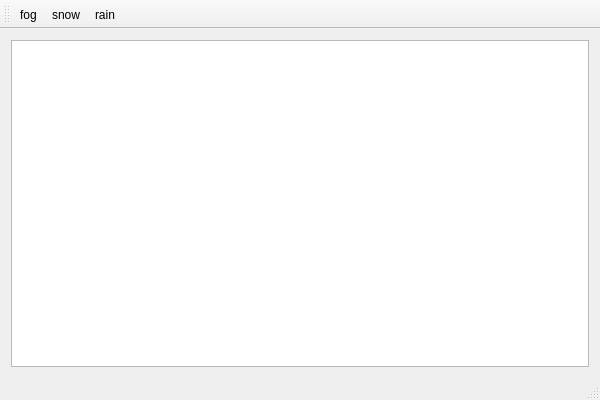
<?xml version="1.0" encoding="UTF-8"?>
<ui version="4.0">
 <class>SimulationClass</class>
 <widget class="QMainWindow" name="SimulationClass">
  <property name="geometry">
   <rect>
    <x>0</x>
    <y>0</y>
    <width>600</width>
    <height>400</height>
   </rect>
  </property>
  <property name="windowTitle">
   <string>Simulation</string>
  </property>
  <widget class="QWidget" name="centralWidget">
   <layout class="QVBoxLayout" name="verticalLayout">
    <item>
     <widget class="QGraphicsView" name="graphicsView"/>
    </item>
   </layout>
  </widget>
  <widget class="QMenuBar" name="menuBar">
   <property name="geometry">
    <rect>
     <x>0</x>
     <y>0</y>
     <width>600</width>
     <height>18</height>
    </rect>
   </property>
  </widget>
  <widget class="QToolBar" name="mainToolBar">
   <attribute name="toolBarArea">
    <enum>TopToolBarArea</enum>
   </attribute>
   <attribute name="toolBarBreak">
    <bool>false</bool>
   </attribute>
   <addaction name="actionfog"/>
   <addaction name="actionsnow"/>
   <addaction name="actionrain"/>
  </widget>
  <widget class="QStatusBar" name="statusBar"/>
  <action name="actionfog">
   <property name="text">
    <string>fog</string>
   </property>
  </action>
  <action name="actionsnow">
   <property name="text">
    <string>snow</string>
   </property>
  </action>
  <action name="actionrain">
   <property name="text">
    <string>rain</string>
   </property>
  </action>
 </widget>
 <layoutdefault spacing="6" margin="11"/>
 <resources>
  <include location="Simulation.qrc"/>
 </resources>
 <connections/>
</ui>
